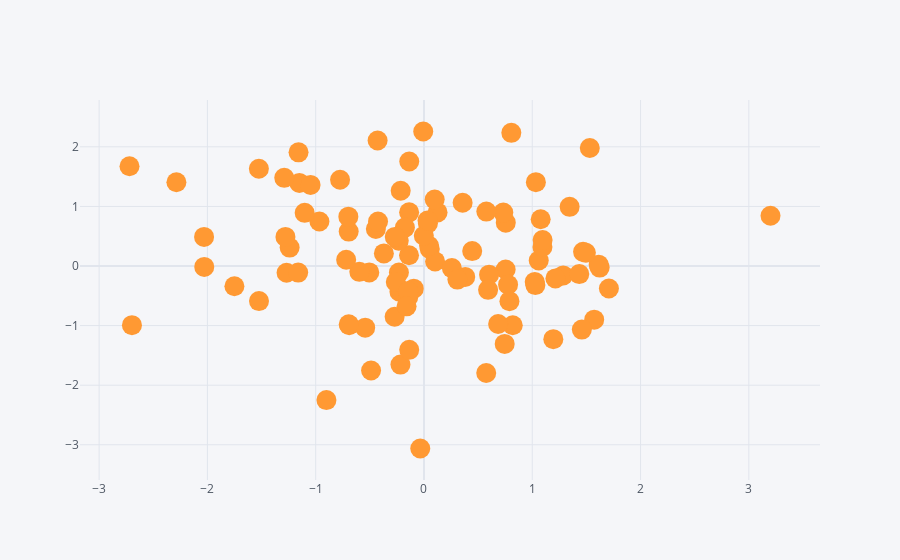

The notebook cell saved with this chart:
### Code cell
df.iplot(kind = 'scatter', x = 'A', y = 'B', mode = 'markers', size = 20)
